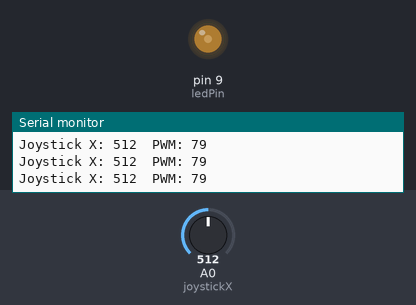
Bench run of a sketch on a simulated Arduino Uno, built with avr-gcc and run on an emulated ATmega328P. Shown: output pins drawn as LEDs (lit = HIGH), the last lines printed to the serial monitor. The test bench sets the inputs (shaded band); at power-on: A0 (joystickX) = 512.

Above: at 1.2 s.
1.3 s: A0 (joystickX) set to 684
At 1.8 s:
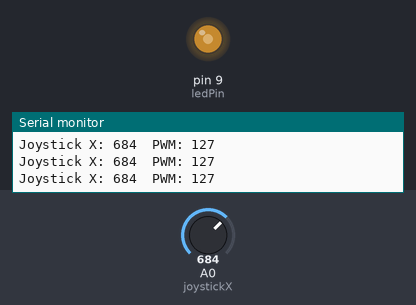
4.3 s: A0 (joystickX) set to 699
At 5.5 s:
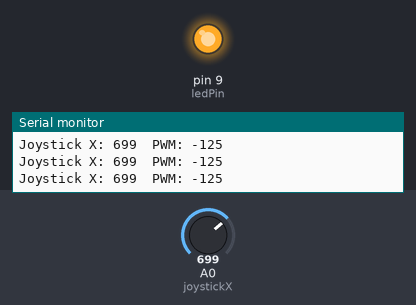
5.8 s: A0 (joystickX) set to 306
At 7.0 s:
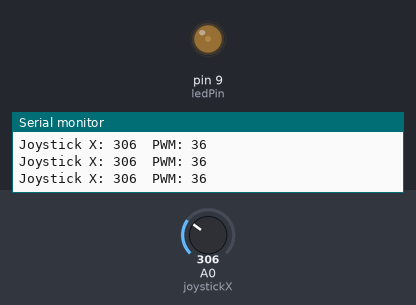
7.3 s: A0 (joystickX) set to 511
At 7.7 s:
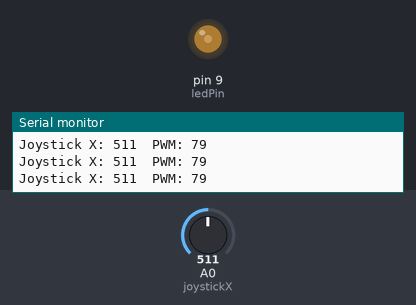
8.8 s: A0 (joystickX) set to 900
At 9.6 s:
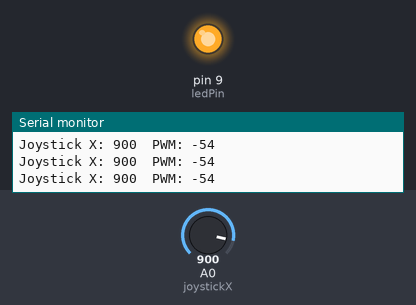
Timing chart, 0 to 11.8 s (numbered marks = the images above; inputs shaded):
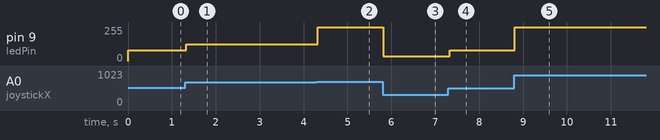

The sketch:

joystick_led_pwm.ino
```cpp
const int joystickX = A0;   // VRx connected to A0
const int ledPin = 9;       // PWM pin (must be ~)

void setup() {
  pinMode(ledPin, OUTPUT);
  Serial.begin(9600);
}

void loop() {
  int xValue = analogRead(joystickX);  // 0 - 1023

  // 1) Map joystick to PWM
  int pwmValue = map(xValue, 0, 1023, 0, 255);

  // 2) Add a minimum brightness (optional but useful)
  //    This makes the LED always visible
  int minBrightness = 30;
  pwmValue = map(xValue, 0, 1023, minBrightness, 255);

  // 3) Apply a curve to make brightness changes more visible
  //    (human eyes don't see brightness linearly)
  pwmValue = (pwmValue * pwmValue) / 255;

  // Output PWM
  analogWrite(ledPin, pwmValue);

  // Serial output
  Serial.print("Joystick X: ");
  Serial.print(xValue);
  Serial.print("  PWM: ");
  Serial.println(pwmValue);

  delay(10);
}
```

Measured:
- the behaviour switches between 691 and 692 on A0 (joystickX) (found by bisection; images 1 and 2)
- after the input at 1.3 s, pin 9 (ledPin): 79/255 → 127/255 at once
- after the input at 4.3 s, pin 9 (ledPin): 127/255 → 255/255 at once
- after the input at 5.8 s, pin 9 (ledPin): 255/255 → 36/255 at once
- after the input at 7.3 s, pin 9 (ledPin): 36/255 → 79/255 at once
- after the input at 8.8 s, pin 9 (ledPin): 79/255 → 255/255 at once
